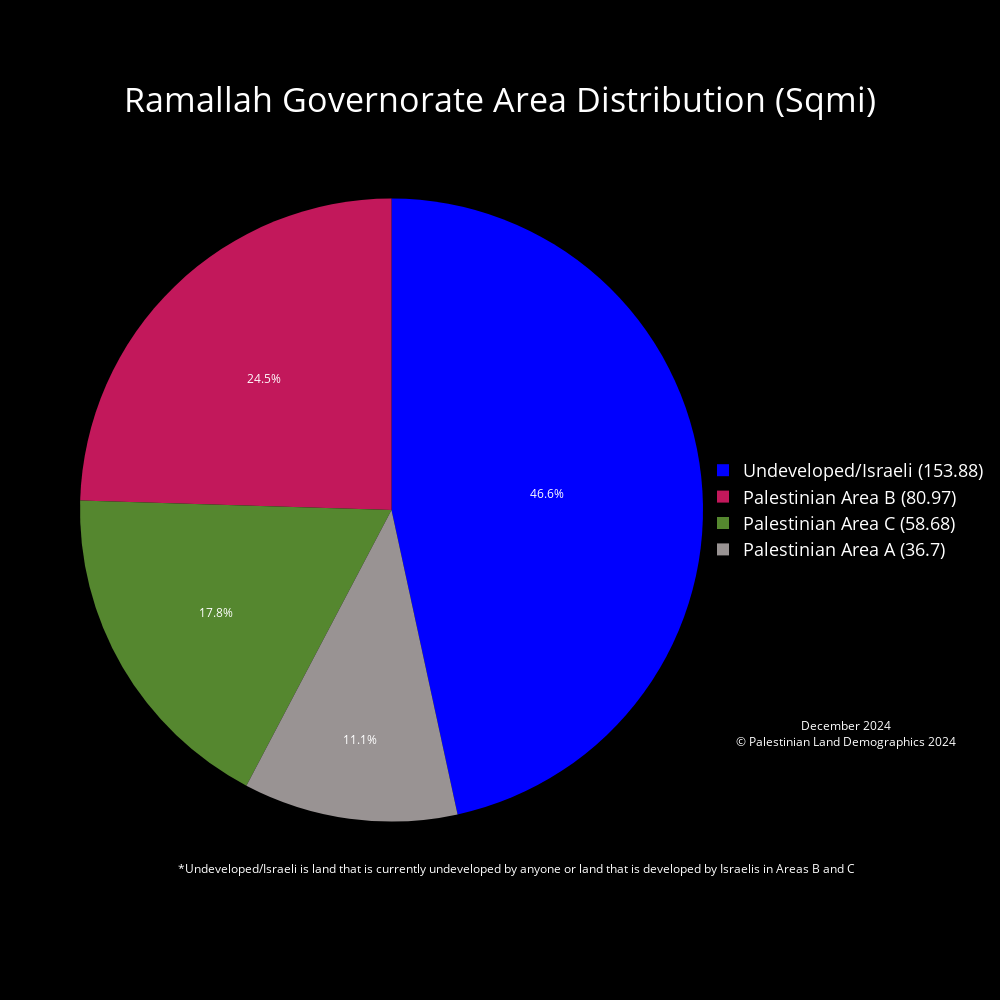

Source (notebook cell):
### Code cell
# Ramallah Governorate
West_Bank_Governorates = Governorates_WB[Governorates_WB['Governorates_Code'] < 2000]
Ramallah_gov = West_Bank_Governorates[West_Bank_Governorates['Governorates_Name'] == 'Ramallah & Al Bireh']
# Clip to Governorate
Ramallah_land_mass = gpd.clip(Palestinian_Land_Mass, Ramallah_gov)
Ramallah_seam_zone = gpd.clip(Seam_Zone, Ramallah_gov)
# Calculate Area for clipped layer
Ramallah_land_mass['Area_sqmi'] = Ramallah_land_mass['geometry'].to_crs(epsg=28191).area * 3.8610215854245e-7
Ramallah_seam_zone['Area_sqmi'] = Ramallah_seam_zone['geometry'].to_crs(epsg=28191).area * 3.8610215854245e-7
# Plot for Visualization
fig, ax = plt.subplots()
Ramallah_gov.plot(ax = ax, facecolor = "white", edgecolor = "black", label = "Ramallah Governorate")
Ramallah_seam_zone.plot(ax=ax, facecolor = "#1a237e", edgecolor = "#1a237e", label = "Palestinian Seam Zone in Ramallah")
Ramallah_land_mass.plot(ax = ax, facecolor = "green", edgecolor = "green", label = "Palestinian Land Mass in Ramallah")
plt.title(f"Palestinian Land Mass Ramallah")
plt.xlabel('Longitude')
plt.ylabel('Latitude')
plt.show()
# Calculate the land mass in areas a, b, c etc..
# Ramallah_seam_zone['Area_sqmi'].groupby([Ramallah_seam_zone['CLASS']]).sum()
Ramallah_gov_area_a_area = Ramallah_land_mass[Ramallah_land_mass['CLASS'] == 'A']['Area_sqmi'].sum()
Ramallah_gov_area_b_area = Ramallah_land_mass[Ramallah_land_mass['CLASS'] == 'B']['Area_sqmi'].sum()
Ramallah_area_c_seam_zone = Ramallah_seam_zone[Ramallah_seam_zone['CLASS'] == 'C']['Area_sqmi'].sum()
Ramallah_gov_area_c_area = Ramallah_land_mass[Ramallah_land_mass['CLASS'] == 'C']['Area_sqmi'].sum() + Ramallah_area_c_seam_zone # for total Palestinian land in Area C
Ramallah_gov_area = Governorates_WB[Governorates_WB["Governorates_Name"] == "Ramallah & Al Bireh"]["Area_sqmi"].iloc[0]
print(Ramallah_gov_area)
open_or_israeli_area = Ramallah_gov_area - Ramallah_gov_area_a_area - Ramallah_gov_area_b_area - Ramallah_gov_area_c_area

# declaring data from land mass calculations
data = [Ramallah_gov_area_a_area, Ramallah_gov_area_b_area, Ramallah_gov_area_c_area, open_or_israeli_area]

# Custom color palette and labels
label_color_dict = {'Palestinian Area A' : '#999393', 'Palestinian Area B' : '#C2185B', 'Palestinian Area C' : '#55872F', 'Undeveloped/Israeli' : '#0000FF'}
labels = list(label_color_dict.keys())
palette_color = list(label_color_dict.values())
custom_labels = [f'{label} ({round(value, 2)})' for label, value in zip(labels, data)]

# Pie chart using plotly
fig = go.Figure(
    data=[
        go.Pie(
            labels=custom_labels,
            values=data,
            marker=dict(colors=palette_color)
            
        )
    ]
)

fig.update_traces(textposition='inside',       # puts text inside the pie chart
                    textinfo = 'percent',        # shows us the percent and the area in sqmi ('percent+label' to show both)
                    textfont_color='white')      # color of the labels inside the pie chart are set to white

fig.update_layout(
    paper_bgcolor='black',       # background color around the plot  
    plot_bgcolor='black',        # background color of the plot
    font_color='white',          # color of the legend and title
    title={
        'text': 'Ramallah Governorate Area Distribution (Sqmi)',
        'x': 0.5,                # Middle
        'y': 0.90,                # Nearly at the top
        'xanchor': 'center',
        'yanchor': 'middle',
        'font': {'size': 34}     # Increase font size for the title
    },
    legend={
        'font': {'size': 18},     # Increase font size for the legend
        'x': 1,                   # Position legend to the right of the pie chart
        'y': 0.5,                 # Position legend in the middle
        'xanchor': 'left',
        'yanchor': 'middle'
    },
    annotations=[
        dict(
            text="*Undeveloped/Israeli is land that is currently undeveloped by anyone or land that is developed by Israelis in Areas B and C",
            x=0.7,
            y=0.05,
            showarrow=False,
            font=dict(color='white', size=12),
            xanchor='center'
        ),
        dict(
            text="December 2024<br>© Palestinian Land Demographics 2024",
            x=1.05,
            y=0.25,
            showarrow=False,
            font=dict(color='white', size=12),
            xanchor='left',
            yanchor='top'
        )
    ],
    width=1000,                  # width and height of the pie chart
    height=1000
)

fig.write_html('December2024\PieCharts_HTML\Ramallah_Governorate_Area_Distribution_Pie_Chart.html')
fig.show()

hti = Html2Image(size=(1000, 1000))
# Set the output path
hti.output_path = 'December2024/PieCharts_JPG'

# Take a screenshot of the HTML file and save it as a JPG file
hti.screenshot(
    html_file='December2024/PieCharts_HTML/Ramallah_Governorate_Area_Distribution_Pie_Chart.html',
    save_as='Ramallah_Governorate_Area_Distribution_Pie_Chart.jpg'
)

### Figure 1 — Plotly figure (JSON) as saved in the notebook; plotly's stock layout.template omitted (floating-point values rounded to 4 significant figures)
{"data": [{"labels": ["Palestinian Area A (36.7)", "Palestinian Area B (80.97)", "Palestinian Area C (58.68)", "Undeveloped/Israeli (153.88)"], "marker": {"colors": ["#999393", "#C2185B", "#55872F", "#0000FF"]}, "textfont": {"color": "white"}, "textinfo": "percent", "textposition": "inside", "type": "pie", "values": [36.7, 80.97, 58.68, 153.9]}], "layout": {"annotations": [{"font": {"color": "white", "size": 12}, "showarrow": false, "text": "*Undeveloped/Israeli is land that is currently undeveloped by anyone or land that is developed by Israelis in Areas B and C", "x": 0.7, "xanchor": "center", "y": 0.05}, {"font": {"color": "white", "size": 12}, "showarrow": false, "text": "December 2024<br>© Palestinian Land Demographics 2024", "x": 1.05, "xanchor": "left", "y": 0.25, "yanchor": "top"}], "font": {"color": "white"}, "height": 1000, "legend": {"font": {"size": 18}, "x": 1, "xanchor": "left", "y": 0.5, "yanchor": "middle"}, "paper_bgcolor": "black", "plot_bgcolor": "black", "title": {"font": {"size": 34}, "text": "Ramallah Governorate Area Distribution (Sqmi)", "x": 0.5, "xanchor": "center", "y": 0.9, "yanchor": "middle"}, "width": 1000}}
